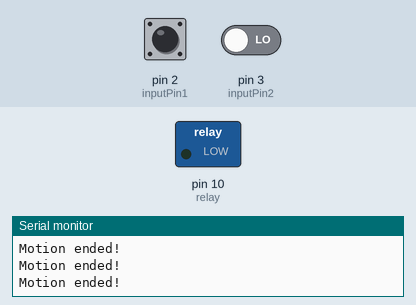
This sketch was run on a simulated Arduino Uno, built with avr-gcc and run on an emulated ATmega328P. Parts: switched loads named in the sketch (green lamp = pin HIGH), the last lines printed to the serial monitor. Dashed ring = blinking. Inputs (shaded band) come from the test bench; at power-on: pin 2 (inputPin1) LOW, pin 3 (inputPin2) LOW.

Above: at 1.2 s.
1.3 s: pin 2 (inputPin1) driven HIGH
At 2.0 s:
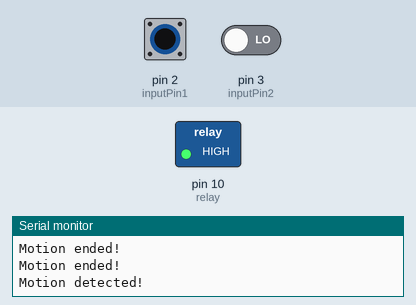
2.8 s: pin 2 (inputPin1) driven LOW
At 4.7 s:
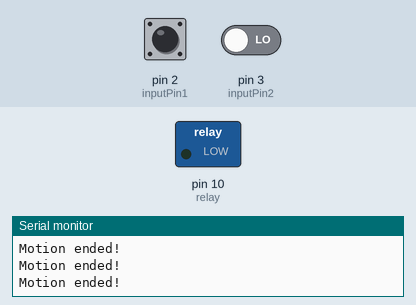
5.8 s: pin 3 (inputPin2) driven HIGH
At 6.9 s:
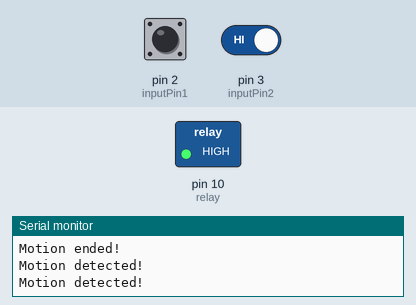
7.3 s: pin 3 (inputPin2) driven LOW
At 8.5 s:
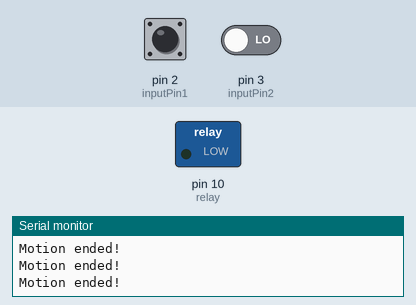
10.3 s: pin 2 (inputPin1) pulsed HIGH 5 times (0.12 s each, 0.3 s apart)
At 13.0 s:
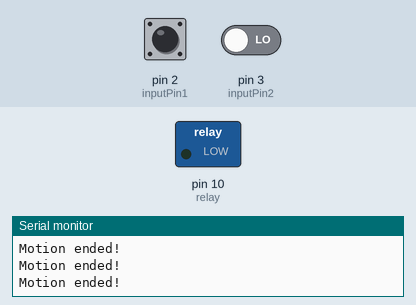
Timing chart, 0 to 14.5 s (numbered marks = the images above; inputs shaded):
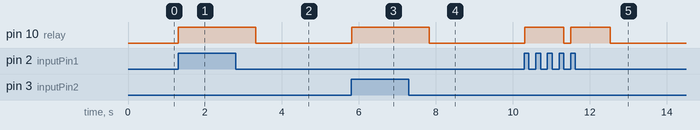

Measured:
- after the input at 1.3 s, pin 10 (relay): LOW → HIGH at once
- after the input at 2.8 s, pin 10 (relay): HIGH → LOW after 0.52 s
- after the input at 5.8 s, pin 10 (relay): LOW → HIGH at once
- after the input at 7.3 s, pin 10 (relay): HIGH → LOW after 0.53 s
- after the input at 10.3 s, pin 10 (relay): alternates HIGH for 1.0 s and LOW for 0.18 s, 4 changes in all, then stays LOW, starting at once

The sketch:

basic.ino
```cpp
/*
 * PIR sensor tester
 */

int relay = 10;         // choose the pin for the LED
int inputPin1 = 2;            // choose the input pin (for PIR sensor)
int inputPin2 = 3;            // choose the input pin (for PIR sensor)
int pirState = LOW;           // we start, assuming no motion detected
int val1 = 0;                 // variable for reading the pin status
int val2 = 0;                 // variable for reading the pin status


void setup() {
  pinMode(relay, OUTPUT);    // declare relay as output
  pinMode(inputPin1, INPUT);  // declare sensor as input
  pinMode(inputPin2, INPUT);  // declare sensor as input

  Serial.begin(9600);
}

void loop(){
  val1 = digitalRead(inputPin1);  // read input value
  val2 = digitalRead(inputPin2); // read input value
  if (val1 == HIGH || val2 == HIGH) {         // check if the input is HIGH
  digitalWrite(relay, HIGH);  // turn LED ON

    Serial.println("Motion detected!");
        delay(1000);
    //}
  }
  if (val1 == LOW && val2 == LOW) {
  digitalWrite(relay, LOW); // turn LED OFF
    Serial.println("Motion ended!");
    //pirState = LOW;
  }
  }
```
